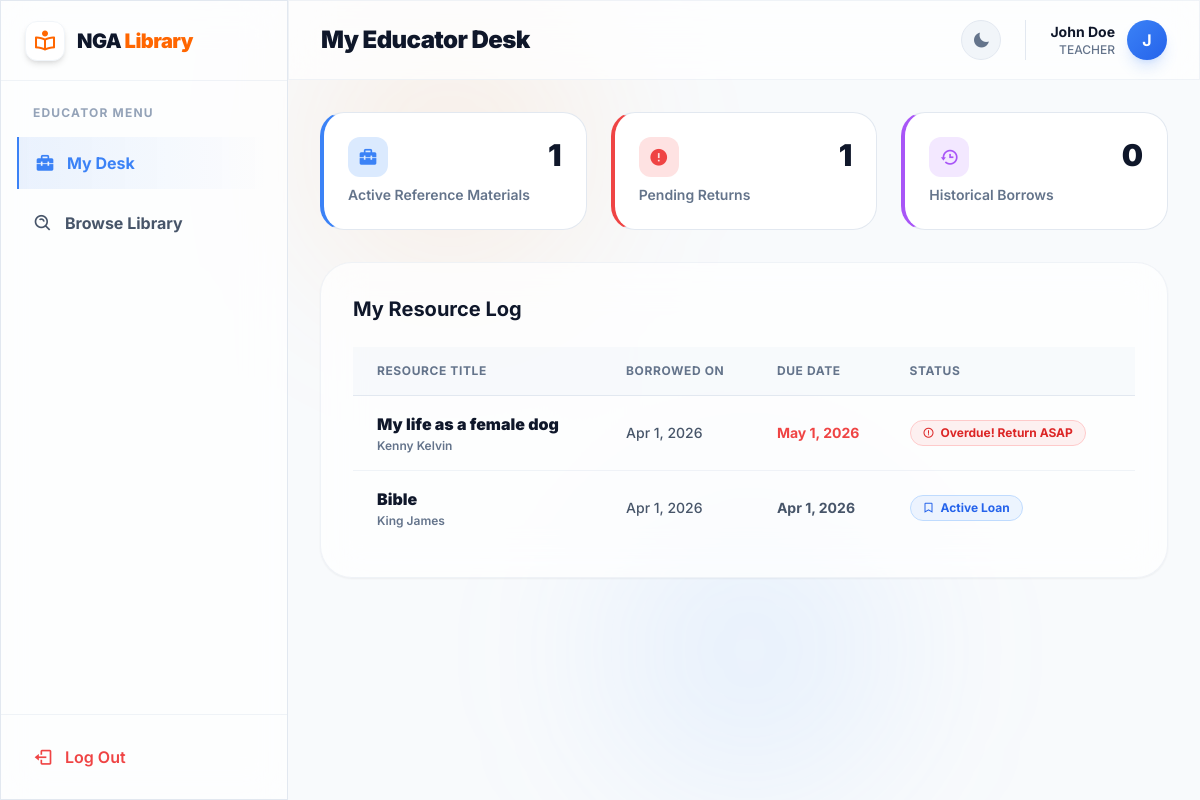
Page /teacher/dashboard.php (signed in) on the committed database.
### tables this page shows
CREATE TABLE `borrowings` (
  `id` int(11) NOT NULL,
  `user_id` int(11) NOT NULL,
  `book_id` int(11) NOT NULL,
  `issue_date` date NOT NULL,
  `due_date` date NOT NULL,
  `return_date` date DEFAULT NULL,
  `status` enum('Pending','Issued','Returned','Overdue','Rejected') DEFAULT 'Pending',
  `fine_amount` int(11) DEFAULT 0
);

CREATE TABLE `books` (
  `id` int(11) NOT NULL,
  `title` varchar(255) NOT NULL,
  `author` varchar(255) NOT NULL,
  `isbn` varchar(50) DEFAULT NULL,
  `category` varchar(100) DEFAULT NULL,
  `total_copies` int(11) NOT NULL DEFAULT 1,
  `available_copies` int(11) NOT NULL DEFAULT 1,
  `date_added` timestamp NOT NULL DEFAULT current_timestamp()
);

### teacher/dashboard.php (the view, shortened to what this page needs)
<?php
require '../config/db.php';
$user_id = $_SESSION['user_id'];
$stats = ['active_loans' => 0, 'overdue' => 0, 'total_read' => 0];
try {
    $activeQuery = $pdo->prepare("SELECT COUNT(*) as count FROM borrowings WHERE user_id = ? AND status = 'Issued'");
    $activeQuery->execute([$user_id]);
    $stats['active_loans'] = $activeQuery->fetchColumn();
    $overdueQuery = $pdo->prepare("SELECT COUNT(*) as count FROM borrowings WHERE user_id = ? AND status = 'Issued' AND due_date < CURDATE()");
    $overdueQuery->execute([$user_id]);
    $stats['overdue'] = $overdueQuery->fetchColumn();
    $readQuery = $pdo->prepare("SELECT COUNT(*) as count FROM borrowings WHERE user_id = ? AND status = 'Returned'");
    $readQuery->execute([$user_id]);
    $stats['total_read'] = $readQuery->fetchColumn();
} catch (PDOException $e) {}
$my_books = [];
try {
    $query = "
        SELECT br.*, b.title, b.author
        FROM borrowings br
        JOIN books b ON br.book_id = b.id
        WHERE br.user_id = ?
        ORDER BY FIELD(br.status, 'Issued') DESC, br.due_date ASC
    ";
    $stmt = $pdo->prepare($query);
    $stmt->execute([$user_id]);
    $my_books = $stmt->fetchAll();
} catch (PDOException $e) {}
require '../components/header.php';
?>
<div class="grid grid-cols-1 md:grid-cols-3 gap-6">
    <div class="card-hover relative bg-white dark:bg-slate-900/50 p-6 rounded-[24px] border border-slate-200 dark:border-slate-800 border-l-4 border-l-blue-500">
        <div class="flex justify-between items-start mb-2">
            <div class="w-10 h-10 bg-blue-100 dark:bg-blue-500/10 rounded-xl flex items-center justify-center text-blue-500">
                <i class='bx bxs-briefcase-alt-2 text-xl'></i>
            </div>
            <h3 class="text-3xl font-black text-slate-900 dark:text-white"><?php echo $stats['active_loans']; ?></h3>
        </div>
        <p class="text-sm text-slate-500 dark:text-slate-400 font-semibold">Active Reference Materials</p>
    </div>
    <div class="card-hover relative bg-white dark:bg-slate-900/50 p-6 rounded-[24px] border border-slate-200 dark:border-slate-800 border-l-4 <?php echo ($stats['overdue'] > 0) ? 'border-l-red-500' : 'border-l-green-500'; ?>">
        <div class="flex justify-between items-start mb-2">
            <div class="w-10 h-10 <?php echo ($stats['overdue'] > 0) ? 'bg-red-100 dark:bg-red-500/10 text-red-500' : 'bg-green-100 dark:bg-green-500/10 text-green-500'; ?> rounded-xl flex items-center justify-center">
                <i class='bx <?php echo ($stats['overdue'] > 0) ? 'bxs-error-circle animate-pulse' : 'bxs-check-shield'; ?> text-xl'></i>
            </div>
            <h3 class="text-3xl font-black text-slate-900 dark:text-white"><?php echo $stats['overdue']; ?></h3>
        </div>
        <p class="text-sm text-slate-500 dark:text-slate-400 font-semibold">Pending Returns</p>
    </div>
    <div class="card-hover relative bg-white dark:bg-slate-900/50 p-6 rounded-[24px] border border-slate-200 dark:border-slate-800 border-l-4 border-l-purple-500">
        <div class="flex justify-between items-start mb-2">
            <div class="w-10 h-10 bg-purple-100 dark:bg-purple-500/10 rounded-xl flex items-center justify-center text-purple-500">
                <i class='bx bx-history text-xl'></i>
            </div>
            <h3 class="text-3xl font-black text-slate-900 dark:text-white"><?php echo $stats['total_read']; ?></h3>
        </div>
        <p class="text-sm text-slate-500 dark:text-slate-400 font-semibold">Historical Borrows</p>
    </div>
</div>
<div class="glass rounded-[32px] border border-slate-200/50 dark:border-slate-800/50 p-8 mt-8 shadow-sm">
    <h2 class="text-xl font-bold text-slate-900 dark:text-white mb-6">My Resource Log</h2>
    <div class="overflow-x-auto">
        <table class="w-full text-left border-collapse">
            <thead>
                <tr class="bg-slate-100/50 dark:bg-slate-800/50 border-b border-slate-200 dark:border-slate-700 text-xs uppercase tracking-wider text-slate-500 dark:text-slate-400 font-bold">
                    <th class="p-4 pl-6">Resource Title</th>
                    <th class="p-4">Borrowed On</th>
                    <th class="p-4">Due Date</th>
                    <th class="p-4">Status</th>
                </tr>
            </thead>
            <tbody class="divide-y divide-slate-200/50 dark:divide-slate-700/50 text-sm">
                <?php if (count($my_books) > 0): ?>
                    <?php foreach ($my_books as $book):
                        $is_overdue = ($book['status'] === 'Issued' && $book['due_date'] < date('Y-m-d'));
                    ?>
                        <tr class="hover:bg-slate-50/50 dark:hover:bg-slate-800/30 transition-colors">
                            <td class="p-4 pl-6">
                                <p class="font-black text-slate-900 dark:text-white text-base"><?php echo htmlspecialchars($book['title']); ?></p>
                                <p class="text-xs text-slate-500 font-semibold mt-0.5"><?php echo htmlspecialchars($book['author']); ?></p>
                            </td>
                            <td class="p-4 text-slate-600 dark:text-slate-400 font-medium">
                                <?php echo date('M j, Y', strtotime($book['issue_date'])); ?>
                            </td>
                            <td class="p-4 font-bold <?php echo $is_overdue ? 'text-red-500' : 'text-slate-600 dark:text-slate-400'; ?>">
                                <?php echo date('M j, Y', strtotime($book['due_date'])); ?>
                            </td>
                            <td class="p-4">
                                <?php if ($book['status'] === 'Returned'): ?>
                                    <span class="inline-flex items-center gap-1.5 px-3 py-1 bg-green-100/50 dark:bg-green-500/10 text-green-600 dark:text-green-400 border border-green-200 dark:border-green-500/20 rounded-full text-xs font-bold">
                                        <i class='bx bx-check-double'></i> Returned on <?php echo date('M j', strtotime($book['return_date'])); ?>
                                    </span>
                                <?php elseif ($is_overdue): ?>
                                    <span class="inline-flex items-center gap-1.5 px-3 py-1 bg-red-100/50 dark:bg-red-500/10 text-red-600 dark:text-red-400 border border-red-200 dark:border-red-500/20 rounded-full text-xs font-bold animate-pulse">
                                        <i class='bx bx-error-circle'></i> Overdue! Return ASAP
                                    </span>
                                <?php elseif ($book['status'] === 'Pending'): ?>
                                    <span class="inline-flex items-center gap-1.5 px-3 py-1 bg-yellow-100/50 dark:bg-yellow-500/10 text-yellow-600 dark:text-yellow-400 border border-yellow-200 dark:border-yellow-500/20 rounded-full text-xs font-bold">
                                        <i class='bx bx-time-five'></i> Pending Approval
                                    </span>
                                <?php else: ?>
                                    <span class="inline-flex items-center gap-1.5 px-3 py-1 bg-blue-100/50 dark:bg-blue-500/10 text-blue-600 dark:text-blue-400 border border-blue-200 dark:border-blue-500/20 rounded-full text-xs font-bold">
                                        <i class='bx bx-bookmark'></i> Active Loan
                                    </span>
                                <?php endif; ?>
                            </td>
                        </tr>
                    <?php endforeach; ?>
                <?php endif; ?>
            </tbody>
        </table>
    </div>
</div>
<?php require '../components/footer.php'; ?>

### components/header.php (style rules this page uses)
body { transition: background-color 0.4s ease, color 0.4s ease; }
.glass { background: rgba(255, 255, 255, 0.7); backdrop-filter: blur(20px); -webkit-backdrop-filter: blur(20px); border: 1px solid rgba(255, 255, 255, 0.2); }
.card-hover { transition: all 0.4s cubic-bezier(0.4, 0, 0.2, 1); }

### rows in the picture
borrowings: book.title "My life as a female dog", book.author "Kenny Kelvin", issue_date "Apr 1, 2026", due_date "May 1, 2026", status "Issued" (drawn)
borrowings: book.title "Bible", book.author "King James", issue_date "Apr 1, 2026", due_date "Apr 1, 2026", status "Rejected" (drawn)

### other values in the picture
$header_title "My Educator Desk"
$_SESSION['name'] "John Doe"
$_SESSION['role'] "TEACHER"
substr($_SESSION['name'], 0, 1) "J"
$stats['active_loans'] "1"
$stats['overdue'] "1"
$stats['total_read'] "0"
